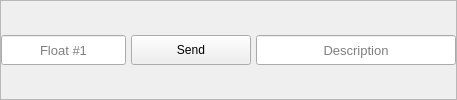
              <widget class="QFrame" name="frameCustom_1">
               <property name="frameShape">
                <enum>QFrame::StyledPanel</enum>
               </property>
               <property name="frameShadow">
                <enum>QFrame::Raised</enum>
               </property>
               <layout class="QHBoxLayout" name="horizontalLayout_16">
                <property name="spacing">
                 <number>5</number>
                </property>
                <property name="leftMargin">
                 <number>0</number>
                </property>
                <property name="topMargin">
                 <number>0</number>
                </property>
                <property name="rightMargin">
                 <number>0</number>
                </property>
                <property name="bottomMargin">
                 <number>0</number>
                </property>
                <item>
                 <widget class="QLineEdit" name="txtSettingFloat_1">
                  <property name="sizePolicy">
                   <sizepolicy hsizetype="Expanding" vsizetype="Preferred">
                    <horstretch>0</horstretch>
                    <verstretch>0</verstretch>
                   </sizepolicy>
                  </property>
                  <property name="minimumSize">
                   <size>
                    <width>0</width>
                    <height>30</height>
                   </size>
                  </property>
                  <property name="maximumSize">
                   <size>
                    <width>16777215</width>
                    <height>30</height>
                   </size>
                  </property>
                  <property name="sizeIncrement">
                   <size>
                    <width>0</width>
                    <height>0</height>
                   </size>
                  </property>
                  <property name="font">
                   <font>
                    <family>Arial</family>
                    <pointsize>10</pointsize>
                   </font>
                  </property>
                  <property name="alignment">
                   <set>Qt::AlignCenter</set>
                  </property>
                  <property name="placeholderText">
                   <string>Float #1</string>
                  </property>
                 </widget>
                </item>
                <item>
                 <widget class="QPushButton" name="btnSettingCustomSend_1">
                  <property name="sizePolicy">
                   <sizepolicy hsizetype="Preferred" vsizetype="Preferred">
                    <horstretch>0</horstretch>
                    <verstretch>0</verstretch>
                   </sizepolicy>
                  </property>
                  <property name="minimumSize">
                   <size>
                    <width>120</width>
                    <height>30</height>
                   </size>
                  </property>
                  <property name="maximumSize">
                   <size>
                    <width>150</width>
                    <height>30</height>
                   </size>
                  </property>
                  <property name="font">
                   <font>
                    <family>Arial</family>
                    <pointsize>9</pointsize>
                   </font>
                  </property>
                  <property name="text">
                   <string>Send</string>
                  </property>
                 </widget>
                </item>
                <item>
                 <widget class="QLineEdit" name="txtSettingDescription_1">
                  <property name="sizePolicy">
                   <sizepolicy hsizetype="Expanding" vsizetype="Preferred">
                    <horstretch>0</horstretch>
                    <verstretch>0</verstretch>
                   </sizepolicy>
                  </property>
                  <property name="minimumSize">
                   <size>
                    <width>200</width>
                    <height>30</height>
                   </size>
                  </property>
                  <property name="maximumSize">
                   <size>
                    <width>16777215</width>
                    <height>30</height>
                   </size>
                  </property>
                  <property name="sizeIncrement">
                   <size>
                    <width>0</width>
                    <height>0</height>
                   </size>
                  </property>
                  <property name="font">
                   <font>
                    <family>Arial</family>
                    <pointsize>10</pointsize>
                   </font>
                  </property>
                  <property name="alignment">
                   <set>Qt::AlignCenter</set>
                  </property>
                  <property name="placeholderText">
                   <string>Description</string>
                  </property>
                 </widget>
                </item>
               </layout>
              </widget>
